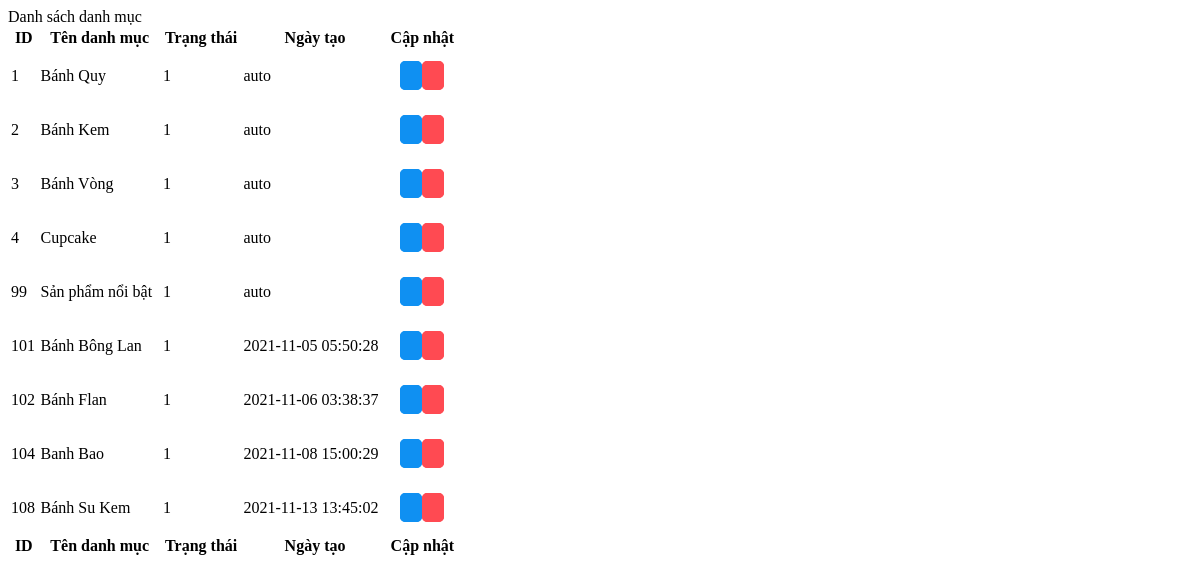
The app's page /admin/modules/listcategory.php with its own data.
### tables this page shows
CREATE TABLE `category` (
  `cat_id` int(10) NOT NULL,
  `cat_name` varchar(255) NOT NULL,
  `cat_status` int(10) NOT NULL,
  `date_create` varchar(255) NOT NULL
);

### admin/modules/listcategory.php (the view, shortened to what this page needs)
<?php
include('../conn.php');
?>
<div class="card mb-4">
    <div class="card-header">
        Danh sách danh mục
    </div>
    <div class="card-body">
        <table id="datatablesSimple">
            <thead>
                <tr>
                    <th>ID</th>
                    <th>Tên danh mục</th>
                    <th>Trạng thái</th>
                    <th>Ngày tạo</th>
                    <th>Cập nhật</th>
                </tr>
            </thead>
            <tfoot>
                <tr>
                    <th>ID</th>
                    <th>Tên danh mục</th>
                    <th>Trạng thái</th>
                    <th>Ngày tạo</th>
                    <th>Cập nhật</th>
                </tr>
            </tfoot>
            <tbody>
                <?php
                $sql_sl = "SELECT * FROM `category`";
                $listCat = mysqli_query($connect, $sql_sl);
                while ($row = mysqli_fetch_array($listCat)) { ?>
                    <tr>
                        <td><?php echo $row["cat_id"] ?></td>
                        <td><?php echo $row["cat_name"] ?></td>
                        <td><?php echo $row["cat_status"] ?></td>
                        <td><?php echo $row["date_create"] ?></td>
                        <td style="width: 15%;">
                            <a class="custom" href="?module=addcategory&id=<?php echo $row["cat_id"] ?>" name="update"><i class="fas fa-edit"></i></a>
                            <a class="custom" href="?module=deletecategory&id=<?php echo $row["cat_id"] ?>" onclick="return confirm('Bạn có chắc chắn muốn xóa không?')" name="remove"><i class="fas fa-trash"></i></a>
                        </td>
                    </tr>
                <?php }
                ?>
            </tbody>
    </div>
</div>

### admin/modules/listcategory.php (style rules this page uses)
tbody td a:first-child { background-color: #0F90F2; color: #fff; text-decoration: none; border: 1px solid #0F90F2; transition: 0.3s; }
tbody td a:nth-child(2) { background-color: #FF4A52; color: #fff; text-decoration: none; border: 1px solid #FF4A52; transition: 0.3s; }
tbody td:nth-child(5) { text-align: center; line-height: 50px; }
.custom { padding: 5px 10px; border-radius: 5px; }

### records on screen
category: cat_id "1", cat_name "Bánh Quy", cat_status "1", date_create "auto"
category: cat_id "2", cat_name "Bánh Kem", cat_status "1", date_create "auto"
category: cat_id "3", cat_name "Bánh Vòng", cat_status "1", date_create "auto"
category: cat_id "4", cat_name "Cupcake", cat_status "1", date_create "auto"
category: cat_id "99", cat_name "Sản phẩm nổi bật", cat_status "1", date_create "auto"
category: cat_id "101", cat_name "Bánh Bông Lan", cat_status "1", date_create "2021-11-05 05:50:28"
category: cat_id "102", cat_name "Bánh Flan", cat_status "1", date_create "2021-11-06 03:38:37"
category: cat_id "104", cat_name "Banh Bao", cat_status "1", date_create "2021-11-08 15:00:29"
category: cat_id "108", cat_name "Bánh Su Kem", cat_status "1", date_create "2021-11-13 13:45:02"
